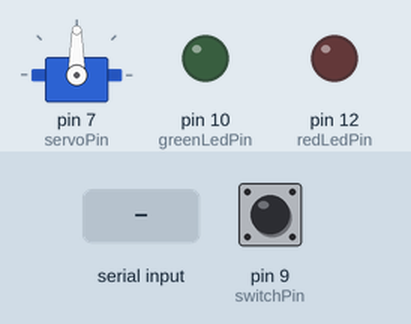
Recording of a sketch running on a simulated Arduino Uno, built with avr-gcc and run on an emulated ATmega328P. Shown: servo, output pins drawn as LEDs (lit = HIGH). The test bench sets the inputs (shaded band); at power-on: pin 9 (switchPin) HIGH.

Above: at 1.2 s.
1.3 s: "cracked\n" received over Serial
At 1.7 s:
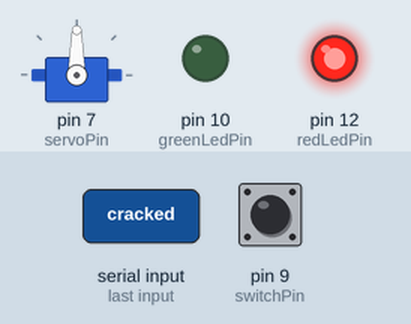
2.8 s: pin 9 (switchPin) pulled LOW for 1 s
At 4.4 s:
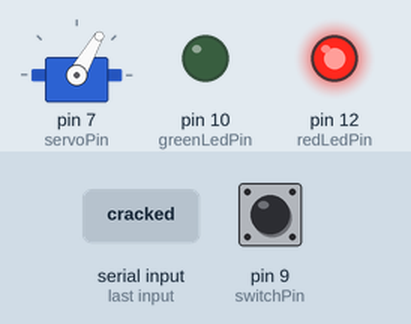
5.3 s: "normal\n" received over Serial
At 11.7 s:
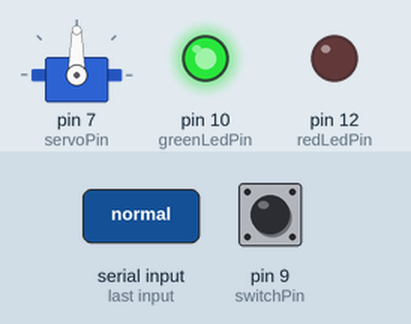
12.8 s: pin 9 (switchPin) pulled LOW for 3.2 s
At 14.5 s:
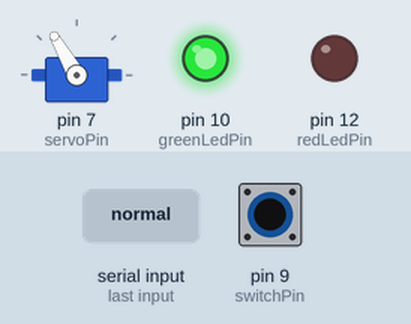
Timing chart, 0 to 22.8 s (numbered marks = the images above; inputs shaded):
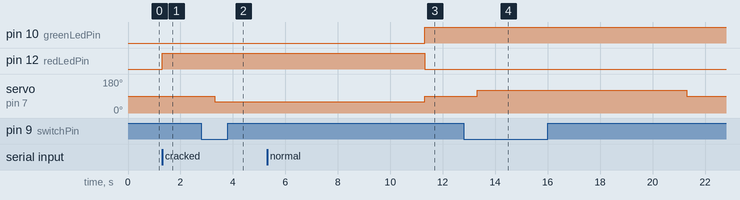

The sketch:

serialWithRaspberryPi_final_v_10.ino
```cpp
#include <Servo.h>

const int servoPin = 7;   // Change to the actual pin you are using for the servo
const int switchPin = 9;  // Pin number for the digital input switch (proximity sensor)
const int redLedPin = 12; // red led pin
const int greenLedPin = 10; //green led pin

Servo myServo;

String lastSerialData;
int previousSwitchState = HIGH;

void setup() {
  Serial.begin(9600);
  myServo.attach(servoPin);
  pinMode(redLedPin, OUTPUT);
  pinMode(greenLedPin, OUTPUT);
  pinMode(switchPin, INPUT);
  // Read the initial state of the switch
  previousSwitchState = digitalRead(switchPin);
}

void loop() {
  // Read the most recent serial data
  String serialData = Serial.readStringUntil('\n');

  if (serialData == "cracked" || serialData == "normal") {
    // Store the most recent serial data
    lastSerialData = serialData;
  }

  // Read the current state of the switch
  int currentSwitchState = digitalRead(switchPin);

  // Perform the corresponding action based on the last received serial data
  if (lastSerialData == "cracked") {
    digitalWrite(redLedPin, HIGH);
    digitalWrite(greenLedPin, LOW);
    // Check if the switch state is low and was previously high
    if (currentSwitchState == LOW && previousSwitchState == HIGH) {
      // Turn the servo from 90 (we start at 90) to 0 degrees and back to 90
      myServo.write(60);
      delay(8000);        // Adjust the delay as needed
      myServo.write(90);  // Return to the center position
    }
  }
  else if (lastSerialData == "normal") {
      digitalWrite(redLedPin, LOW);
      digitalWrite(greenLedPin, HIGH);
      if (currentSwitchState == LOW && previousSwitchState == HIGH) {
      // Turn the servo from 90 (we start at 90) to 180 degrees and back to 90
      myServo.write(120);
      delay(8000);        // Adjust the delay as needed
      myServo.write(90);  // Return to the center position
    }
  }
  // Update the previous switch state for the next iteration
  previousSwitchState = currentSwitchState;
}
```

Measured:
- after the input at 1.3 s, pin 12 (redLedPin): LOW → HIGH at once
- after the input at 2.8 s, servo on pin 7 (servoPin): 90° → 60° after 0.51 s
- after the input at 5.3 s, pin 10 (greenLedPin): LOW → HIGH after 6.0 s; pin 12 (redLedPin): HIGH → LOW after 6.0 s
- after the input at 12.8 s, servo on pin 7 (servoPin): 90° → 120° after 0.51 s, → 90° 8.0 s later
